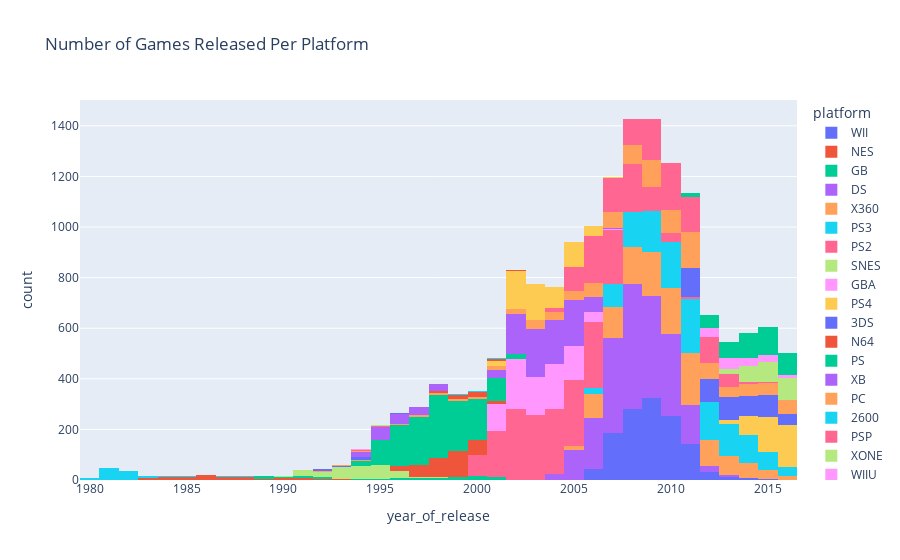

The notebook cell saved with this chart:
### Code cell
# games released per platform
px.histogram(df, x='year_of_release', color='platform', title='Number of Games Released Per Platform')

### Figure 1 — Plotly figure (JSON) as saved in the notebook; plotly's stock layout.template omitted (floating-point values rounded to 4 significant figures; data arrays with more than 128 entries replaced by an {"elided": "..."} marker saying what was removed)
{"data": [{"alignmentgroup": "True", "bingroup": "x", "hovertemplate": "platform=WII<br>year_of_release=%{x}<br>count=%{y}<extra></extra>", "legendgroup": "WII", "marker": {"color": "#636efa", "pattern": {"shape": ""}}, "name": "WII", "offsetgroup": "WII", "orientation": "v", "showlegend": true, "type": "histogram", "x": {"elided": "1286 int values"}, "xaxis": "x", "yaxis": "y"}, {"alignmentgroup": "True", "bingroup": "x", "hovertemplate": "platform=NES<br>year_of_release=%{x}<br>count=%{y}<extra></extra>", "legendgroup": "NES", "marker": {"color": "#EF553B", "pattern": {"shape": ""}}, "name": "NES", "offsetgroup": "NES", "orientation": "v", "showlegend": true, "type": "histogram", "x": [1985, 1984, 1988, 1988, 1986, 1988, 1990, 1987, 1989, 1984, 1984, 1988, 1985, 1983, 1990, 1986, 1987, 1986, 1986, 1987, 1986, 1988, 1987, 1983, 1990, 1986, 1984, 1987, 1988, 1983, 1985, 1986, 1984, 1986, 1993, 1991, 1989, 1986, 1988, 1984, 1984, 1988, 1986, 1985, 1990, 1984, 1987, 1990, 1991, 1986, 1985, 1984, 1988, 1987, 1986, 1984, 1986, 1986, 1990, 1988, 1990, 1986, 1986, 1983, 1992, 1983, 1984, 1989, 1983, 1985, 1986, 1985, 1985, 1991, 1993, 1986, 1987, 1991, 1985, 1989, 1987, 1984, 1987, 1992, 1988, 1984, 1986, 1993, 1985, 1991, 1985, 1993, 1991, 1990, 1991, 1994, 1992, 1989], "xaxis": "x", "yaxis": "y"}, {"alignmentgroup": "True", "bingroup": "x", "hovertemplate": "platform=GB<br>year_of_release=%{x}<br>count=%{y}<extra></extra>", "legendgroup": "GB", "marker": {"color": "#00cc96", "pattern": {"shape": ""}}, "name": "GB", "offsetgroup": "GB", "orientation": "v", "showlegend": true, "type": "histogram", "x": [1996, 1989, 1999, 1989, 1998, 1992, 2000, 1989, 1999, 1994, 1992, 1999, 1994, 1992, 1998, 1990, 1994, 1995, 1996, 1998, 1998, 2000, 1992, 2000, 2000, 1989, 1989, 1989, 1998, 2001, 2001, 1991, 2001, 1992, 1989, 1998, 2001, 1997, 1996, 1997, 1988, 2000, 1989, 1992, 2000, 1997, 1999, 1989, 2000, 1990, 1991, 1989, 1999, 1997, 2001, 2000, 2000, 1999, 1991, 1991, 1995, 2001, 1999, 1997, 2001, 1998, 1991, 1997, 1996, 1990, 1995, 1999, 1995, 1999, 1991, 1991, 2000, 1996, 2000, 2000, 1997, 1992, 1996, 1997, 2000, 1991, 1999, 2000, 2001, 2000, 1999, 2001, 2000, 2001, 2000, 1998, 1991], "xaxis": "x", "yaxis": "y"}, {"alignmentgroup": "True", "bingroup": "x", "hovertemplate": "platform=DS<br>year_of_release=%{x}<br>count=%{y}<extra></extra>", "legendgroup": "DS", "marker": {"color": "#ab63fa", "pattern": {"shape": ""}}, "name": "DS", "offsetgroup": "DS", "orientation": "v", "showlegend": true, "type": "histogram", "x": {"elided": "2121 int values"}, "xaxis": "x", "yaxis": "y"}, {"alignmentgroup": "True", "bingroup": "x", "hovertemplate": "platform=X360<br>year_of_release=%{x}<br>count=%{y}<extra></extra>", "legendgroup": "X360", "marker": {"color": "#FFA15A", "pattern": {"shape": ""}}, "name": "X360", "offsetgroup": "X360", "orientation": "v", "showlegend": true, "type": "histogram", "x": {"elided": "1232 int values"}, "xaxis": "x", "yaxis": "y"}, {"alignmentgroup": "True", "bingroup": "x", "hovertemplate": "platform=PS3<br>year_of_release=%{x}<br>count=%{y}<extra></extra>", "legendgroup": "PS3", "marker": {"color": "#19d3f3", "pattern": {"shape": ""}}, "name": "PS3", "offsetgroup": "PS3", "orientation": "v", "showlegend": true, "type": "histogram", "x": {"elided": "1305 int values"}, "xaxis": "x", "yaxis": "y"}, {"alignmentgroup": "True", "bingroup": "x", "hovertemplate": "platform=PS2<br>year_of_release=%{x}<br>count=%{y}<extra></extra>", "legendgroup": "PS2", "marker": {"color": "#FF6692", "pattern": {"shape": ""}}, "name": "PS2", "offsetgroup": "PS2", "orientation": "v", "showlegend": true, "type": "histogram", "x": {"elided": "2127 int values"}, "xaxis": "x", "yaxis": "y"}, {"alignmentgroup": "True", "bingroup": "x", "hovertemplate": "platform=SNES<br>year_of_release=%{x}<br>count=%{y}<extra></extra>", "legendgroup": "SNES", "marker": {"color": "#B6E880", "pattern": {"shape": ""}}, "name": "SNES", "offsetgroup": "SNES", "orientation": "v", "showlegend": true, "type": "histogram", "x": {"elided": "239 int values"}, "xaxis": "x", "yaxis": "y"}, {"alignmentgroup": "True", "bingroup": "x", "hovertemplate": "platform=GBA<br>year_of_release=%{x}<br>count=%{y}<extra></extra>", "legendgroup": "GBA", "marker": {"color": "#FF97FF", "pattern": {"shape": ""}}, "name": "GBA", "offsetgroup": "GBA", "orientation": "v", "showlegend": true, "type": "histogram", "x": {"elided": "811 int values"}, "xaxis": "x", "yaxis": "y"}, {"alignmentgroup": "True", "bingroup": "x", "hovertemplate": "platform=PS4<br>year_of_release=%{x}<br>count=%{y}<extra></extra>", "legendgroup": "PS4", "marker": {"color": "#FECB52", "pattern": {"shape": ""}}, "name": "PS4", "offsetgroup": "PS4", "orientation": "v", "showlegend": true, "type": "histogram", "x": {"elided": "392 int values"}, "xaxis": "x", "yaxis": "y"}, {"alignmentgroup": "True", "bingroup": "x", "hovertemplate": "platform=3DS<br>year_of_release=%{x}<br>count=%{y}<extra></extra>", "legendgroup": "3DS", "marker": {"color": "#636efa", "pattern": {"shape": ""}}, "name": "3DS", "offsetgroup": "3DS", "orientation": "v", "showlegend": true, "type": "histogram", "x": {"elided": "512 int values"}, "xaxis": "x", "yaxis": "y"}, {"alignmentgroup": "True", "bingroup": "x", "hovertemplate": "platform=N64<br>year_of_release=%{x}<br>count=%{y}<extra></extra>", "legendgroup": "N64", "marker": {"color": "#EF553B", "pattern": {"shape": ""}}, "name": "N64", "offsetgroup": "N64", "orientation": "v", "showlegend": true, "type": "histogram", "x": {"elided": "316 int values"}, "xaxis": "x", "yaxis": "y"}, {"alignmentgroup": "True", "bingroup": "x", "hovertemplate": "platform=PS<br>year_of_release=%{x}<br>count=%{y}<extra></extra>", "legendgroup": "PS", "marker": {"color": "#00cc96", "pattern": {"shape": ""}}, "name": "PS", "offsetgroup": "PS", "orientation": "v", "showlegend": true, "type": "histogram", "x": {"elided": "1190 int values"}, "xaxis": "x", "yaxis": "y"}, {"alignmentgroup": "True", "bingroup": "x", "hovertemplate": "platform=XB<br>year_of_release=%{x}<br>count=%{y}<extra></extra>", "legendgroup": "XB", "marker": {"color": "#ab63fa", "pattern": {"shape": ""}}, "name": "XB", "offsetgroup": "XB", "orientation": "v", "showlegend": true, "type": "histogram", "x": {"elided": "803 int values"}, "xaxis": "x", "yaxis": "y"}, {"alignmentgroup": "True", "bingroup": "x", "hovertemplate": "platform=PC<br>year_of_release=%{x}<br>count=%{y}<extra></extra>", "legendgroup": "PC", "marker": {"color": "#FFA15A", "pattern": {"shape": ""}}, "name": "PC", "offsetgroup": "PC", "orientation": "v", "showlegend": true, "type": "histogram", "x": {"elided": "957 int values"}, "xaxis": "x", "yaxis": "y"}, {"alignmentgroup": "True", "bingroup": "x", "hovertemplate": "platform=2600<br>year_of_release=%{x}<br>count=%{y}<extra></extra>", "legendgroup": "2600", "marker": {"color": "#19d3f3", "pattern": {"shape": ""}}, "name": "2600", "offsetgroup": "2600", "orientation": "v", "showlegend": true, "type": "histogram", "x": [1982, 1981, 1980, 1980, 1981, 1981, 1981, 1981, 1982, 1981, 1982, 1981, 1981, 1983, 1981, 1982, 1980, 1982, 1981, 1982, 1982, 1981, 1980, 1981, 1981, 1982, 1981, 1981, 1982, 1983, 1982, 1981, 1980, 1983, 1981, 1982, 1981, 1981, 1982, 1987, 1982, 1982, 1982, 1981, 1981, 1982, 1982, 1982, 1982, 1988, 1983, 1982, 1982, 1981, 1982, 1980, 1983, 1981, 1989, 1987, 1983, 1985, 1981, 1987, 1981, 1981, 1983, 1981, 1982, 1982, 1981, 1981, 1982, 1986, 1981, 1981, 1980, 1983, 1982, 1981, 1982, 1981, 1983, 1981, 1982, 1982, 1981, 1986, 1983, 1981, 1982, 1982, 1984, 1980, 1981, 1987, 1982, 1981, 1980, 1988, 1981, 1981, 1982, 1981, 1981, 1981, 1981, 1983, 1982, 1981, 1982, 1989, 1982, 1981, 1987, 1987], "xaxis": "x", "yaxis": "y"}, {"alignmentgroup": "True", "bingroup": "x", "hovertemplate": "platform=PSP<br>year_of_release=%{x}<br>count=%{y}<extra></extra>", "legendgroup": "PSP", "marker": {"color": "#FF6692", "pattern": {"shape": ""}}, "name": "PSP", "offsetgroup": "PSP", "orientation": "v", "showlegend": true, "type": "histogram", "x": {"elided": "1193 int values"}, "xaxis": "x", "yaxis": "y"}, {"alignmentgroup": "True", "bingroup": "x", "hovertemplate": "platform=XONE<br>year_of_release=%{x}<br>count=%{y}<extra></extra>", "legendgroup": "XONE", "marker": {"color": "#B6E880", "pattern": {"shape": ""}}, "name": "XONE", "offsetgroup": "XONE", "orientation": "v", "showlegend": true, "type": "histogram", "x": {"elided": "247 int values"}, "xaxis": "x", "yaxis": "y"}, {"alignmentgroup": "True", "bingroup": "x", "hovertemplate": "platform=WIIU<br>year_of_release=%{x}<br>count=%{y}<extra></extra>", "legendgroup": "WIIU", "marker": {"color": "#FF97FF", "pattern": {"shape": ""}}, "name": "WIIU", "offsetgroup": "WIIU", "orientation": "v", "showlegend": true, "type": "histogram", "x": {"elided": "147 int values"}, "xaxis": "x", "yaxis": "y"}, {"alignmentgroup": "True", "bingroup": "x", "hovertemplate": "platform=GC<br>year_of_release=%{x}<br>count=%{y}<extra></extra>", "legendgroup": "GC", "marker": {"color": "#FECB52", "pattern": {"shape": ""}}, "name": "GC", "offsetgroup": "GC", "orientation": "v", "showlegend": true, "type": "histogram", "x": {"elided": "542 int values"}, "xaxis": "x", "yaxis": "y"}, {"alignmentgroup": "True", "bingroup": "x", "hovertemplate": "platform=GEN<br>year_of_release=%{x}<br>count=%{y}<extra></extra>", "legendgroup": "GEN", "marker": {"color": "#636efa", "pattern": {"shape": ""}}, "name": "GEN", "offsetgroup": "GEN", "orientation": "v", "showlegend": true, "type": "histogram", "x": [1992, 1991, 1992, 1990, 1992, 1994, 1994, 1992, 1994, 1994, 1994, 1994, 1993, 1993, 1994, 1992, 1992, 1994, 1994, 1993, 1993, 1993, 1993, 1993, 1994, 1994, 1994], "xaxis": "x", "yaxis": "y"}, {"alignmentgroup": "True", "bingroup": "x", "hovertemplate": "platform=DC<br>year_of_release=%{x}<br>count=%{y}<extra></extra>", "legendgroup": "DC", "marker": {"color": "#EF553B", "pattern": {"shape": ""}}, "name": "DC", "offsetgroup": "DC", "orientation": "v", "showlegend": true, "type": "histogram", "x": [1998, 2000, 1999, 1999, 2000, 2000, 1999, 1999, 1998, 1999, 1999, 2001, 1999, 2002, 1998, 1999, 2000, 2000, 2000, 2001, 2000, 1999, 2001, 1998, 2000, 2000, 2000, 2001, 2001, 2000, 1999, 1999, 1999, 2000, 2000, 1999, 2000, 1998, 2000, 2000, 2001, 1998, 2000, 1998, 2000, 2000, 1999, 2001, 2001, 2008, 2000, 2007], "xaxis": "x", "yaxis": "y"}, {"alignmentgroup": "True", "bingroup": "x", "hovertemplate": "platform=PSV<br>year_of_release=%{x}<br>count=%{y}<extra></extra>", "legendgroup": "PSV", "marker": {"color": "#00cc96", "pattern": {"shape": ""}}, "name": "PSV", "offsetgroup": "PSV", "orientation": "v", "showlegend": true, "type": "histogram", "x": {"elided": "429 int values"}, "xaxis": "x", "yaxis": "y"}, {"alignmentgroup": "True", "bingroup": "x", "hovertemplate": "platform=SAT<br>year_of_release=%{x}<br>count=%{y}<extra></extra>", "legendgroup": "SAT", "marker": {"color": "#ab63fa", "pattern": {"shape": ""}}, "name": "SAT", "offsetgroup": "SAT", "orientation": "v", "showlegend": true, "type": "histogram", "x": {"elided": "173 int values"}, "xaxis": "x", "yaxis": "y"}, {"alignmentgroup": "True", "bingroup": "x", "hovertemplate": "platform=SCD<br>year_of_release=%{x}<br>count=%{y}<extra></extra>", "legendgroup": "SCD", "marker": {"color": "#FFA15A", "pattern": {"shape": ""}}, "name": "SCD", "offsetgroup": "SCD", "orientation": "v", "showlegend": true, "type": "histogram", "x": [1993, 1994, 1994, 1994, 1994, 1994], "xaxis": "x", "yaxis": "y"}, {"alignmentgroup": "True", "bingroup": "x", "hovertemplate": "platform=WS<br>year_of_release=%{x}<br>count=%{y}<extra></extra>", "legendgroup": "WS", "marker": {"color": "#19d3f3", "pattern": {"shape": ""}}, "name": "WS", "offsetgroup": "WS", "orientation": "v", "showlegend": true, "type": "histogram", "x": [2000, 1999, 2001, 1999, 2000, 2001], "xaxis": "x", "yaxis": "y"}, {"alignmentgroup": "True", "bingroup": "x", "hovertemplate": "platform=NG<br>year_of_release=%{x}<br>count=%{y}<extra></extra>", "legendgroup": "NG", "marker": {"color": "#FF6692", "pattern": {"shape": ""}}, "name": "NG", "offsetgroup": "NG", "orientation": "v", "showlegend": true, "type": "histogram", "x": [1994, 1994, 1995, 1994, 1993, 1994, 1995, 1993, 1996, 1996, 1995, 1995], "xaxis": "x", "yaxis": "y"}, {"alignmentgroup": "True", "bingroup": "x", "hovertemplate": "platform=TG16<br>year_of_release=%{x}<br>count=%{y}<extra></extra>", "legendgroup": "TG16", "marker": {"color": "#B6E880", "pattern": {"shape": ""}}, "name": "TG16", "offsetgroup": "TG16", "orientation": "v", "showlegend": true, "type": "histogram", "x": [1995, 1995], "xaxis": "x", "yaxis": "y"}, {"alignmentgroup": "True", "bingroup": "x", "hovertemplate": "platform=3DO<br>year_of_release=%{x}<br>count=%{y}<extra></extra>", "legendgroup": "3DO", "marker": {"color": "#FF97FF", "pattern": {"shape": ""}}, "name": "3DO", "offsetgroup": "3DO", "orientation": "v", "showlegend": true, "type": "histogram", "x": [1995, 1994, 1995], "xaxis": "x", "yaxis": "y"}, {"alignmentgroup": "True", "bingroup": "x", "hovertemplate": "platform=GG<br>year_of_release=%{x}<br>count=%{y}<extra></extra>", "legendgroup": "GG", "marker": {"color": "#FECB52", "pattern": {"shape": ""}}, "name": "GG", "offsetgroup": "GG", "orientation": "v", "showlegend": true, "type": "histogram", "x": [1992], "xaxis": "x", "yaxis": "y"}, {"alignmentgroup": "True", "bingroup": "x", "hovertemplate": "platform=PCFX<br>year_of_release=%{x}<br>count=%{y}<extra></extra>", "legendgroup": "PCFX", "marker": {"color": "#636efa", "pattern": {"shape": ""}}, "name": "PCFX", "offsetgroup": "PCFX", "orientation": "v", "showlegend": true, "type": "histogram", "x": [1996], "xaxis": "x", "yaxis": "y"}], "layout": {"barmode": "relative", "legend": {"title": {"text": "platform"}, "tracegroupgap": 0}, "title": {"text": "Number of Games Released Per Platform"}, "xaxis": {"anchor": "y", "domain": [0, 1], "title": {"text": "year_of_release"}}, "yaxis": {"anchor": "x", "domain": [0, 1], "title": {"text": "count"}}}}
